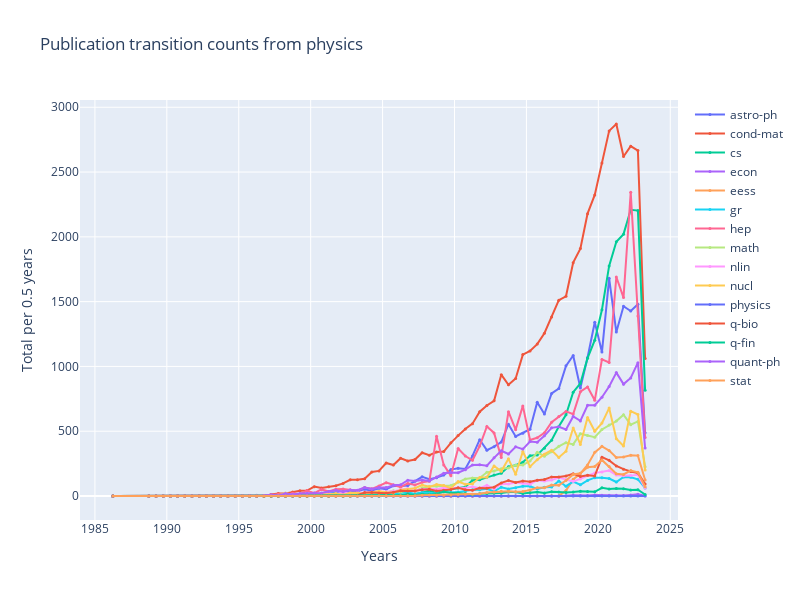

The cell this chart's notebook holds for it:
### Code cell
plot_transitions(paper_transitions_collapsed, unique_categories_collapsed, unique_categories_collapsed.index('physics'))
